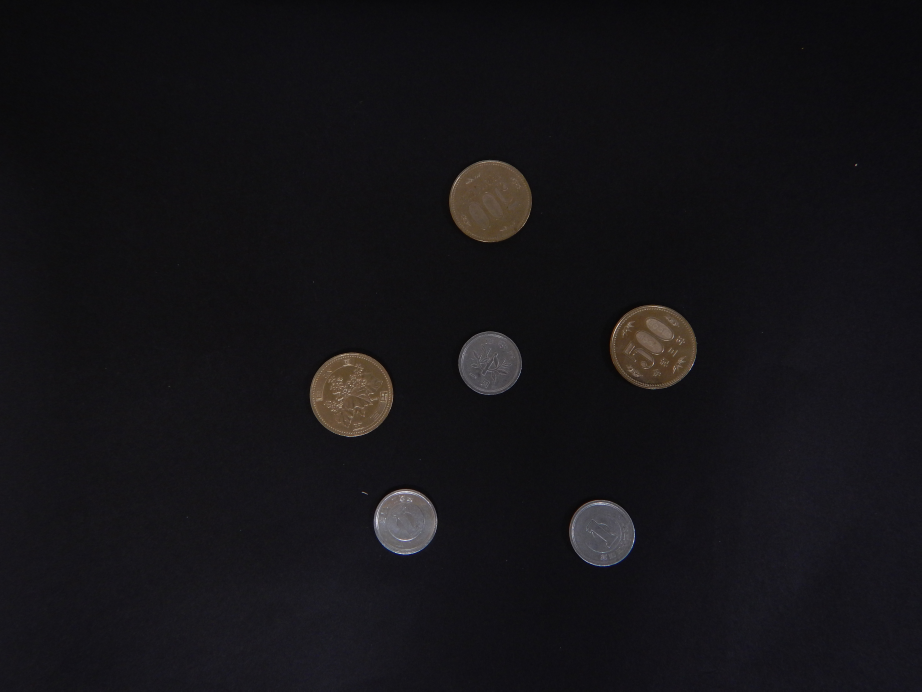
#> input picture Photos-001/kadai_01.JPG, 4608 x 3456 px, given in place of the camera (shown at 1/5 size)
$ python kenshutu_camera.py
#> lines starting #> are read from the running program, lines starting #| are printed output that depends on the picture; after the words box and inside, x2 and y2 are one past the last pixel; in counts of white or black regions, pixels touching at a corner belong together
#import argparse
import math
import numpy as np
import cv2


def binalize(src_img):
    gray = cv2.cvtColor(src_img, cv2.COLOR_BGR2GRAY)
    gaus = cv2.GaussianBlur(gray, (15, 15), 5)
    bin = cv2.adaptiveThreshold(gaus, 255, cv2.ADAPTIVE_THRESH_MEAN_C, cv2.THRESH_BINARY, 81, 2)
    bin2 = cv2.morphologyEx(bin, cv2.MORPH_CLOSE, cv2.getStructuringElement(cv2.MORPH_ELLIPSE, (15, 15)))
    return bin,bin2


def filter_object(bin_img, thresh_w, thresh_h, thresh_area):
    nlabels, labels_img, stats, centroids = cv2.connectedComponentsWithStats(bin_img.astype(np.uint8))
    obj_stats_idx = np.where(
        (stats[1:, cv2.CC_STAT_WIDTH] > thresh_w[0])
        & (stats[1:, cv2.CC_STAT_WIDTH] < thresh_w[1])
        & (stats[1:, cv2.CC_STAT_HEIGHT] > thresh_h[0])
        & (stats[1:, cv2.CC_STAT_HEIGHT] < thresh_h[1])
        & (stats[1:, cv2.CC_STAT_AREA] > thresh_area[0])
        & (stats[1:, cv2.CC_STAT_AREA] < thresh_area[1])
    )
    return np.where(np.isin(labels_img - 1, obj_stats_idx), 255, 0).astype(np.uint8)


def filter_contours(bin_img, thresh_area):
    contours, hierarchy = cv2.findContours(bin_img, cv2.RETR_LIST, cv2.CHAIN_APPROX_SIMPLE)
    new_cnt = []
    for cnt in contours:
        area = cv2.contourArea(cnt)
        if thresh_area[0] > area or area > thresh_area[1]:
            continue
        (center_x, center_y), radius = cv2.minEnclosingCircle(cnt)
        circle_area = int(radius * radius * np.pi)
        if circle_area <= 0:
            continue
        area_diff = circle_area / area
        if 0.9 > area_diff or area_diff > 1.1:
            continue
        new_cnt.append(cnt)

    return new_cnt


def render_contours(contours, src_img):
    contours_img = np.copy(src_img)
    for cnt in contours:
        (center_x, center_y), radius = cv2.minEnclosingCircle(cnt)
        contours_img = cv2.circle(src_img, (int(center_x), int(center_y)), int(radius), (0, 0, 255), 8)

    return contours_img

# [7 lines of commented-out code are left out]


def main() -> None:
    #(in_img, out_img) = parse_args()
    cap=cv2.VideoCapture(1)
    while True:
        ret,src_img=cap.read()
#> src_img is the input picture: shape (3456, 4608, 3); mean B, G, R 23, 19.9, 21.2
        if src_img is None:
            return
        height, width = src_img.shape[:2]
        bin,bin_img = binalize(src_img)
#> in binalize, `bin = cv2.adaptiveThreshold(gaus, 255, cv2.ADAPTIVE_THRESH_MEAN_C, cv2..`:
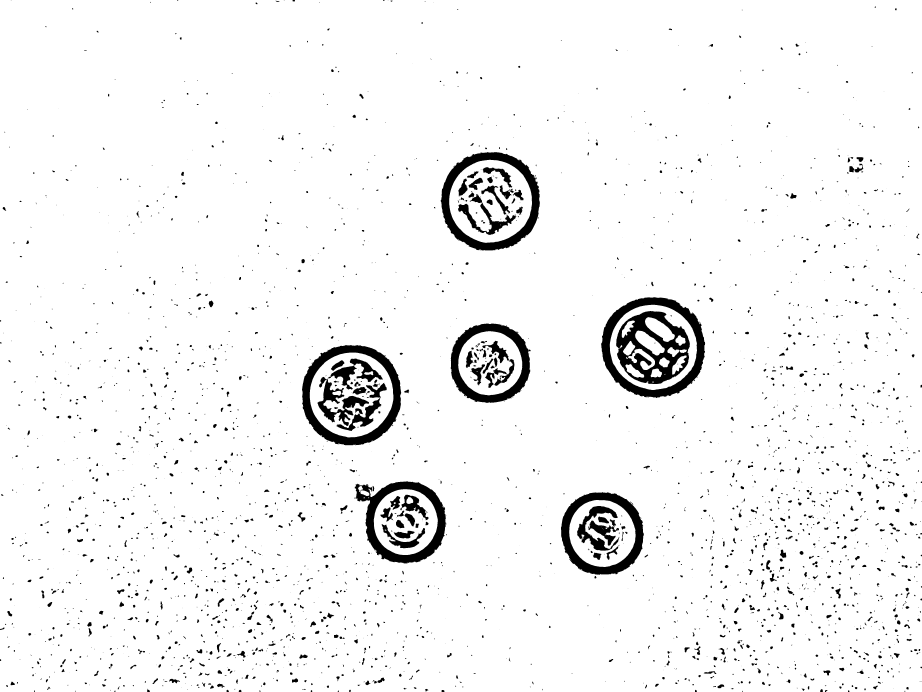
#> bin: shape (3456, 4608) (shown at 1/5 size); 95.6% white; 2830 black regions (961 under 20 px), largest, box (x1, y1, x2, y2) and area: (3006, 1486, 3526, 1990) 61133, (3081, 1555, 3449, 1920) 60492, (1510, 1726, 2005, 2226) 60127
#> in binalize, `bin2 = cv2.morphologyEx(bin, cv2.MORPH_CLOSE, cv2.getStructuringElemen..`:
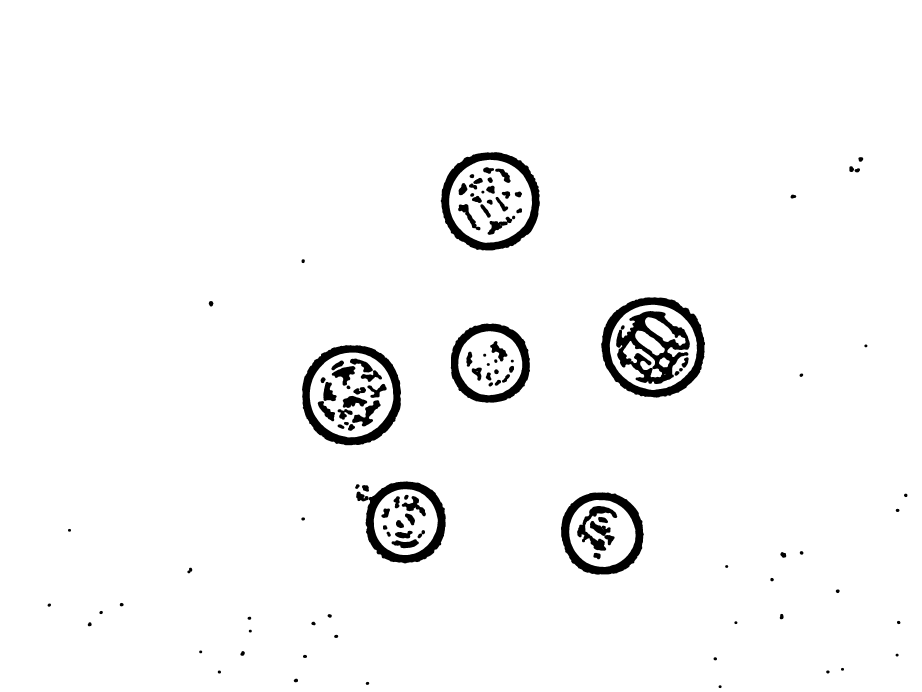
#> bin2: shape (3456, 4608) (shown at 1/5 size); 96.8% white; 119 black regions, largest, box (x1, y1, x2, y2) and area: (3006, 1486, 3525, 1988) 60539, (1510, 1726, 2005, 2226) 59615, (2204, 761, 2699, 1252) 58268

        bin=cv2.resize(bin,(int(width*0.2),int(height*0.2)))
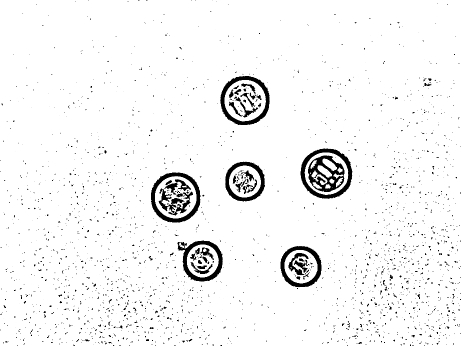
#> bin: shape (691, 921) (shown at 1/2 size); min 0, max 255, mean 243.7

        max_area = math.ceil((width * height) / 5)
        min_area = math.ceil((width * height) / 1000)
        bin_img = filter_object(bin_img, (0, (width / 2)), (0, (height / 2)), (min_area, max_area))
#> in filter_object, `nlabels, labels_img, stats, centroids = cv2.connectedComponentsWithSta..`:
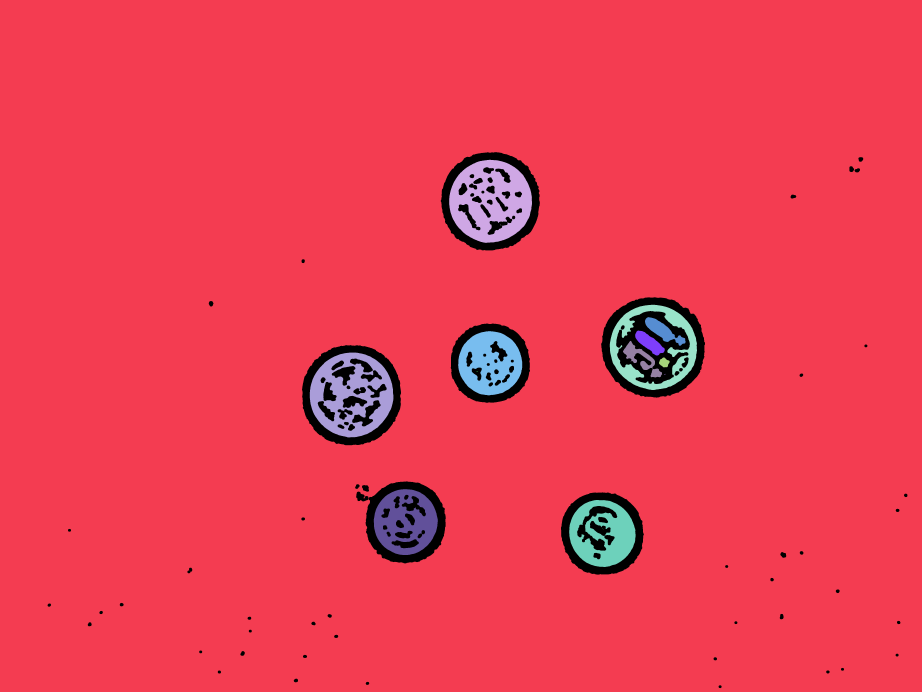
#> labels_img: shape (3456, 4608) int32 (shown at 1/5 size); 18 distinct labels, from 0 to 17; one colour per label, 0 black
#> in filter_object, `nlabels, labels_img, stats, centroids = cv2.connectedComponentsWithSta..`: nlabels = 18; stats = 18 rows, first 6: [238, 761, 4299, 2680, 507153], [0, 0, 4608, 3456, 14921050], [2246, 799, 414, 415, 109638], [2372, 1118, 1, 1, 1], [2502, 1123, 5, 4, 10], [3049, 1524, 436, 426, 55812]; centroids = 18 rows, first 8: [2523.5, 1934.9], [2290.1, 1715.6], [2455.1, 1006], [2372, 1118], [2503.6, 1124.4], [3273.9, 1736.2], [3314.6, 1654.7], [3246.8, 1714.1]
#> in filter_object, `obj_stats_idx = np.where( (stats[1:, cv2.CC_STAT_WIDTH] > thresh_w[0])..`: obj_stats_idx = ([1, 4, 7, 9, 13, 14],)
#> in filter_object, `return np.where(np.isin(labels_img - 1, obj_stats_idx), 255, 0).astype..`:
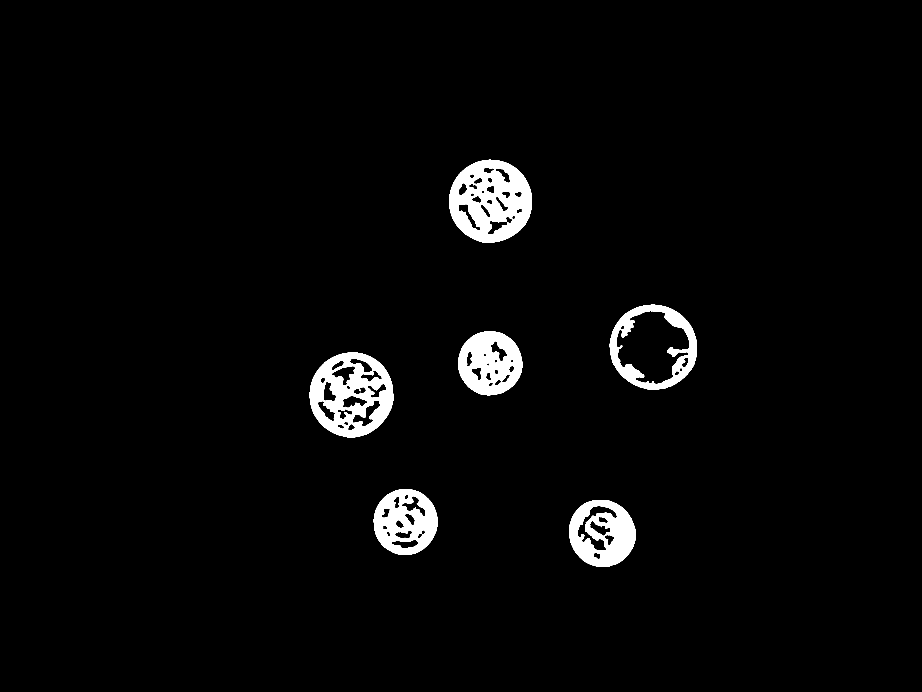
#> returned value: shape (3456, 4608) (shown at 1/5 size); 2.9% white; 6 white regions

        #bin3_img=cv2.resize(bin_img,(int(width*0.2),int(height*0.2)))
        cv2.imshow('c',bin_img)

        contours = filter_contours(bin_img, (min_area, max_area))
#> in filter_contours, `contours, hierarchy = cv2.findContours(bin_img, cv2.RETR_LIST, cv2.CHA..`: contours = 77 contours; largest, box (x1, y1, x2, y2) and area: (3049, 1524, 3485, 1950) 144171, (1549, 1763, 1967, 2187) 138044, (2246, 799, 2660, 1214) 133832, (3080, 1554, 3450, 1921) 87772, (2846, 2500, 3178, 2835) 86709
#> the loop in filter_contours, `for cnt in contours:` made 77 passes
#> area on passes 1 to 8: 919, 3791.5, 1548, 416, 391, 2271, 323, 437
#> after the loop in filter_contours, `for cnt in contours:`: new_cnt = 6 contours; box (x1, y1, x2, y2) and area: (3049, 1524, 3485, 1950) 144171, (1549, 1763, 1967, 2187) 138044, (2246, 799, 2660, 1214) 133832, (2846, 2500, 3178, 2835) 86709, (1869, 2446, 2189, 2775) 81988, (2291, 1656, 2611, 1977) 79808
#> contours has the same summary as new_cnt in filter_contours
        cnt_img = render_contours(contours, src_img)
#> the loop in render_contours, `for cnt in contours:` made 6 passes
#> (center_x, center_y, radius) on passes 1 to 6: (3009.1, 2665, 170.5), (2028, 2610.2, 165), (1759.8, 1974.4, 212.7), (2450.9, 1816.2, 161.4), (3267.7, 1737.2, 219.6), (2453.3, 1006.6, 208.5)
        cv2.imshow('cnt',cnt_img)
        key=cv2.waitKey(10)
#> (key Esc is pressed here)
        if key==27:
            break
    cap.release()
    cv2.destroyAllWindows()


if __name__ == "__main__":
    main()

$ run again, on Photos-001/kadai_02.JPG
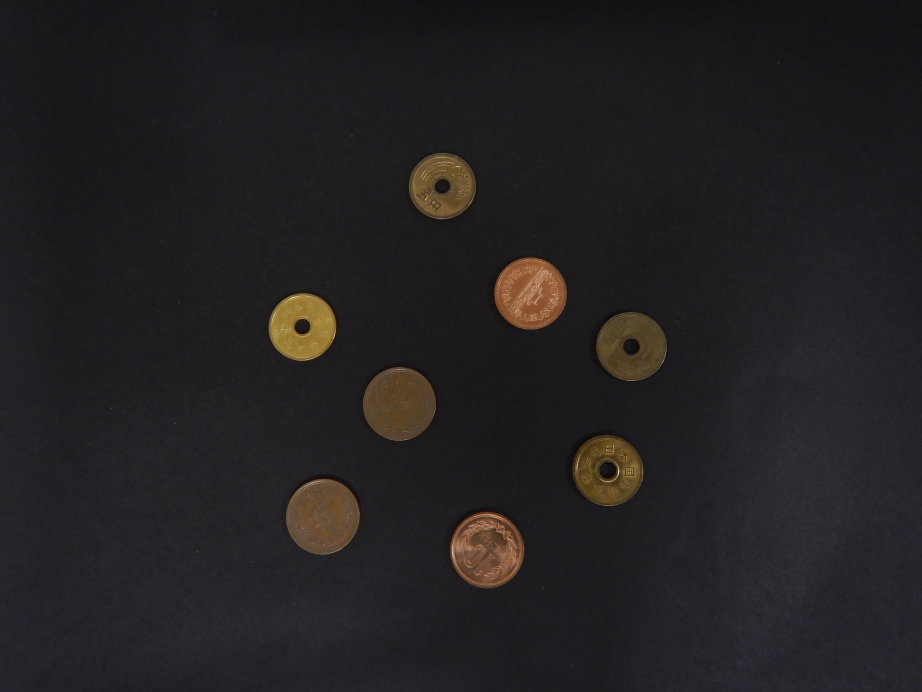
#> input picture Photos-001/kadai_02.JPG, 4608 x 3456 px, given in place of the camera (shown at 1/5 size)
#> in main, src_img is the input picture: shape (3456, 4608, 3); mean B, G, R 34.3, 32.7, 34.8
#> bin2: shape (3456, 4608); 96.1% white; 413 black regions, largest, box (x1, y1, x2, y2) and area: (2212, 2526, 2661, 2981) 52084, (2434, 1249, 2874, 1687) 51816, (1303, 1430, 1721, 1846) 51104
#> in filter_object, `nlabels, labels_img, stats, centroids = cv2.connectedComponentsWithSta..`:
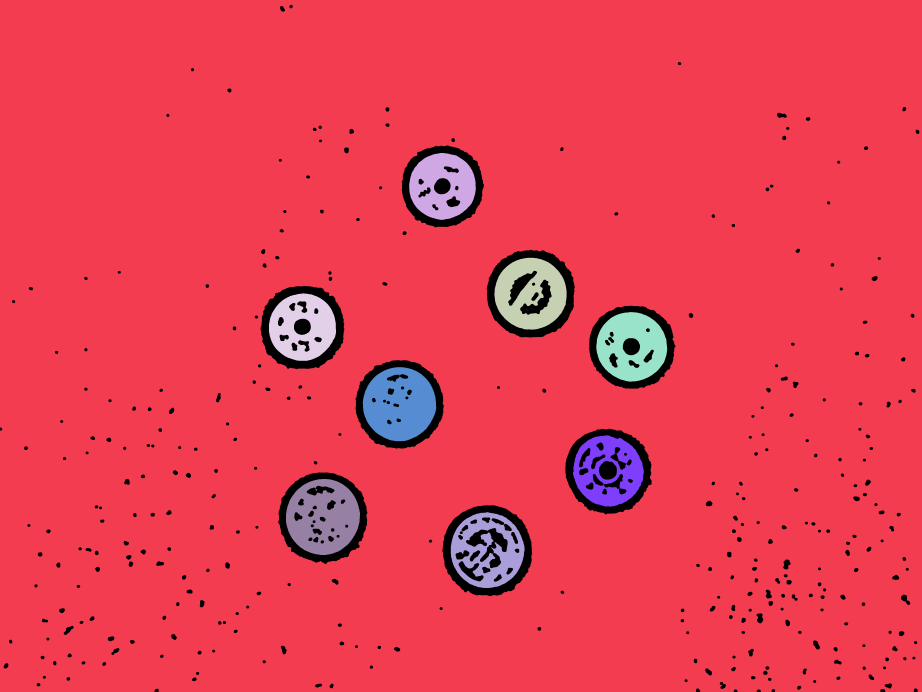
#> labels_img: shape (3456, 4608) int32 (shown at 1/5 size); 11 distinct labels, from 0 to 10; one colour per label, 0 black
#> nlabels = 11; stats = [[0, 24, 4597, 3432, 618759], [0, 0, 4608, 3456, 14640841], [2046, 765, 333, 334, 75358], [2472, 1289, 361, 359, 82530], [1345, 1467, 335, 337, 75165], [2981, 1560, 355, 348, 83831], [1814, 1836, 367, 370, 100467], [2865, 2177, 354, 356, 73987], [3078, 2267, 3, 1, 3], [1430, 2395, 370, 381, 97842], [2254, 2561, 369, 379, 76465]]; centroids = [[2386.9, 2063.6], [2299.9, 1703], [2212.1, 928.6], [2652.5, 1467.2], [1514.2, 1635.4], [3159.9, 1730.1], [1997.9, 2023], [3043.9, 2355.4], [3079, 2267], [1616.6, 2587.5], [2439.1, 2752.8]]
#> obj_stats_idx = ([1, 2, 3, 4, 5, 6, 8, 9],)
#> in filter_object, `return np.where(np.isin(labels_img - 1, obj_stats_idx), 255, 0).astype..`:
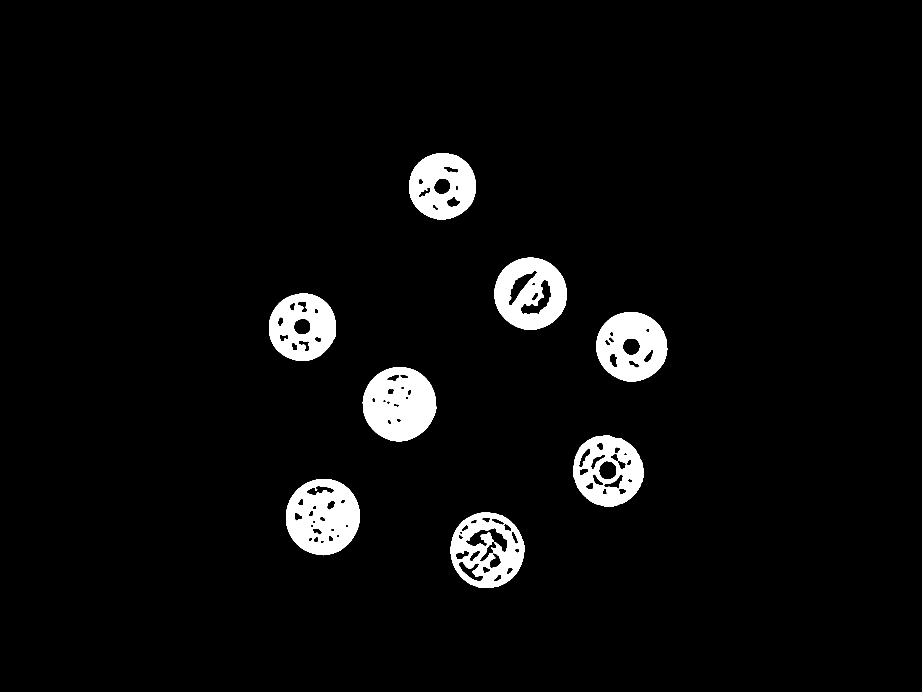
#> returned value: shape (3456, 4608) (shown at 1/5 size); 4.2% white; 8 white regions
#> in filter_contours, `contours, hierarchy = cv2.findContours(bin_img, cv2.RETR_LIST, cv2.CHA..`: contours = 96 contours; largest, box (x1, y1, x2, y2) and area: (1430, 2395, 1800, 2776) 109486, (2254, 2561, 2623, 2940) 108458, (1814, 1836, 2181, 2206) 105330, (2472, 1289, 2833, 1648) 101280, (2865, 2177, 3219, 2533) 96550
#> the loop in filter_contours, `for cnt in contours:` made 96 passes
#> area on passes 1 to 8: 862.5, 760.5, 968, 5131.5, 1450.5, 2046.5, 403.5, 243
#> after the loop in filter_contours, `for cnt in contours:`: new_cnt = 8 contours; box (x1, y1, x2, y2) and area: (1430, 2395, 1800, 2776) 109486, (2254, 2561, 2623, 2940) 108458, (1814, 1836, 2181, 2206) 105330, (2472, 1289, 2833, 1648) 101280, (2865, 2177, 3219, 2533) 96550, (2981, 1560, 3336, 1908) 95437, (1345, 1467, 1680, 1804) 88226, (2046, 765, 2379, 1099) 86632
#> in main, `contours = filter_contours(bin_img, (min_area, max_area))`: contours has the same summary as new_cnt in filter_contours
#> the loop in render_contours, `for cnt in contours:` made 8 passes
#> (center_x, center_y, radius) on passes 1 to 8: (2433.8, 2750.4, 189.5), (1616.5, 2584.4, 190.6), (3039.6, 2351.6, 181), (1997.9, 2020.8, 185.5), (3159, 1733.1, 178.1), (1511.6, 1635.1, 170.4), (2653.7, 1468.4, 182.1), (2212.2, 931.1, 168.4)
